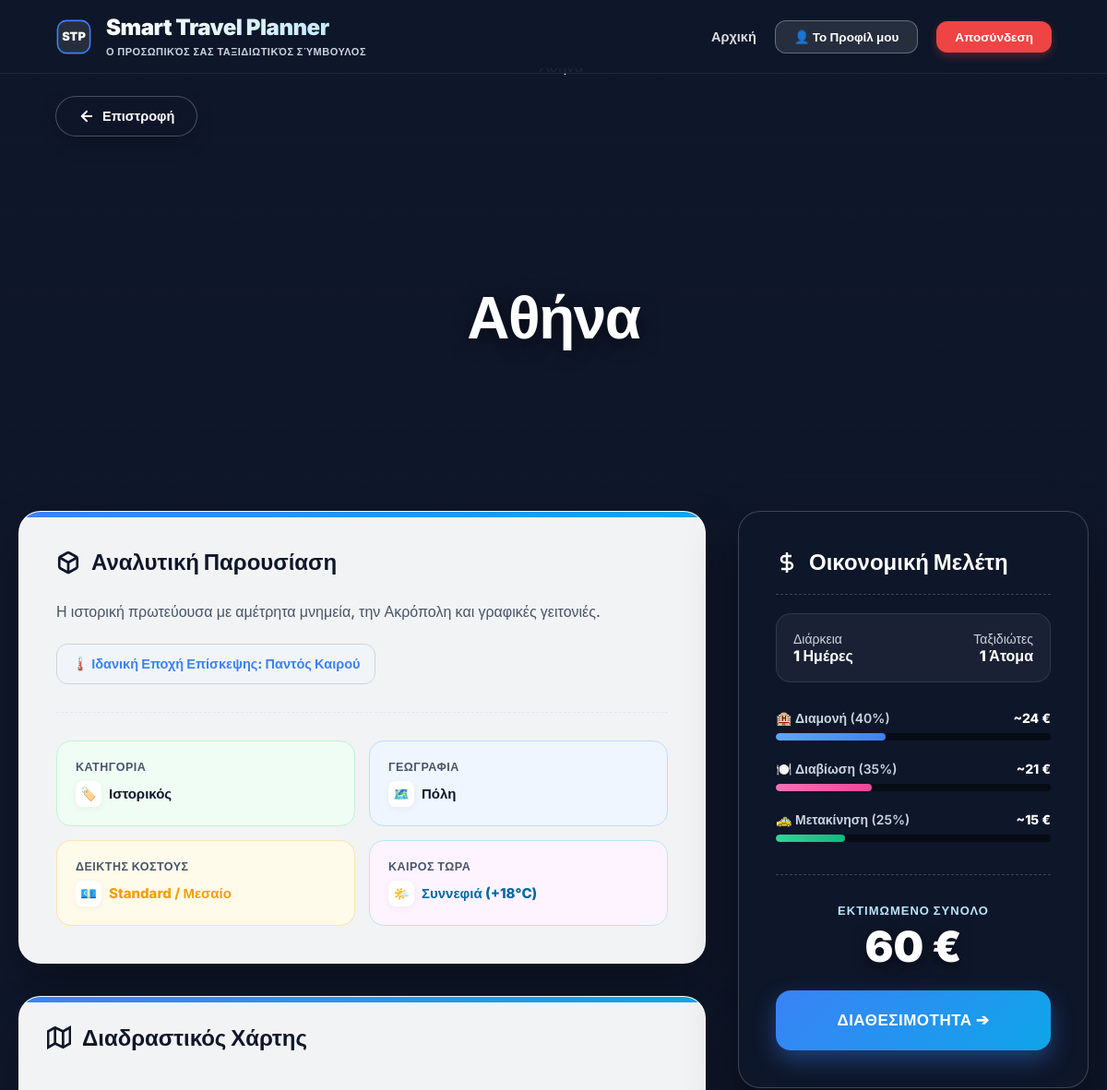
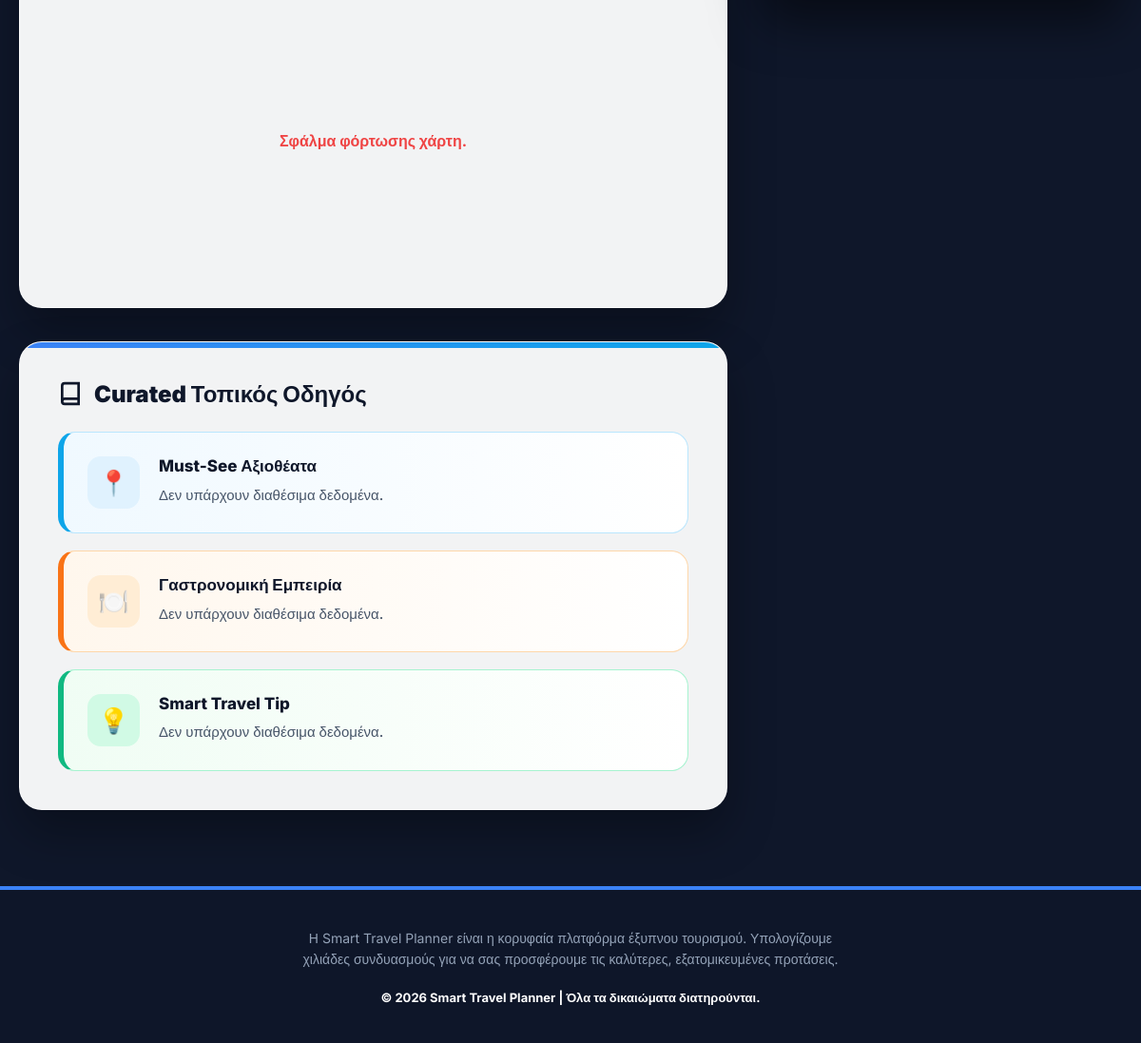
/pages/destination.php?id=1 (signed in), run on the app's committed database (2 pictures, top to bottom).
### tables this page shows
CREATE TABLE `destinations` (
  `id` int(11) NOT NULL,
  `name_gr` varchar(100) NOT NULL,
  `name_en` varchar(100) NOT NULL,
  `vacation_type` varchar(50) NOT NULL,
  `landscape` varchar(50) NOT NULL,
  `best_season_gr` varchar(50) NOT NULL,
  `best_season_en` varchar(50) NOT NULL,
  `cost_per_day` int(11) NOT NULL,
  `description_gr` text NOT NULL,
  `description_en` text NOT NULL,
  `guide_gr` text NOT NULL,
  `guide_en` text NOT NULL,
  `image_url` varchar(255) NOT NULL
);

### pages/destination.php (the view, shortened to what this page needs)
<?php
$lang = isset($_GET['lang']) ? $_GET['lang'] : 'gr';
$id = isset($_GET['id']) ? intval($_GET['id']) : 0;
$days = isset($_GET['days']) ? intval($_GET['days']) : 1;
$persons = isset($_GET['persons']) ? intval($_GET['persons']) : 1;
$budget = isset($_GET['budget']) ? floatval($_GET['budget']) : 0;
$host = 'localhost'; $db = 'smart_travel_planner'; $user = 'root'; $pass = '';
try {
    $pdo = new PDO("mysql:host=$host;dbname=$db;charset=utf8mb4", $user, $pass);
    $pdo->setAttribute(PDO::ATTR_ERRMODE, PDO::ERRMODE_EXCEPTION);
    $stmt = $pdo->prepare("SELECT * FROM destinations WHERE id = :id");
    $stmt->execute(['id' => $id]);
    $dest = $stmt->fetch(PDO::FETCH_ASSOC);
} catch(PDOException $e) { die("Σφάλμα Βάσης: " . $e->getMessage()); }
$t = [
    'gr' => [
        'home' => 'Αρχική', 'how_it_works' => 'Πώς λειτουργεί;', 'profile' => 'Το Προφίλ μου', 'logout' => 'Αποσύνδεση', 'subtitle' => 'Ο Προσωπικός σας Ταξιδιωτικός Σύμβουλος'
    ],
    'en' => [
        'home' => 'Home', 'how_it_works' => 'How it works', 'profile' => 'My Profile', 'logout' => 'Logout', 'subtitle' => 'Your Personal Travel Advisor'
    ]
][$lang];
$dest_name = ($lang == 'en') ? $dest['name_en'] : $dest['name_gr'];
$dest_desc = ($lang == 'en') ? $dest['description_en'] : $dest['description_gr'];
$best_season = ($lang == 'en') ? $dest['best_season_en'] : $dest['best_season_gr'];
$img_col = isset($dest['image_url']) ? trim($dest['image_url']) : '';
$bg_image = '';
if (!empty($img_col)) {
    if (strpos($img_col, 'http') === 0) { $bg_image = $img_col; }
    else { $bg_image = '../assets/images/' . $img_col; }
} else {
    $bg_image = '../assets/images/default.jpg';
}
$fallback_img = 'https://images.unsplash.com/photo-1499678329028-101435549a4e?auto=format&fit=crop&w=1920&q=80';
$type_map_en = ['Ιστορικός' => 'Historical', 'Ρομαντικός' => 'Romantic', 'Οικογενειακός' => 'Family', 'Διασκέδαση' => 'Nightlife', 'Φύση' => 'Nature'];
$land_map_en = ['Θάλασσα' => 'Sea', 'Βουνό' => 'Mountain', 'Πόλη' => 'City'];
$display_type = ($lang == 'en' && isset($type_map_en[$dest['vacation_type']])) ? $type_map_en[$dest['vacation_type']] : $dest['vacation_type'];
$display_land = ($lang == 'en' && isset($land_map_en[$dest['landscape']])) ? $land_map_en[$dest['landscape']] : $dest['landscape'];
$total_cost = $dest['cost_per_day'] * $days * $persons;
$accommodation = $total_cost * 0.40;
$food_fun = $total_cost * 0.35;
$transport = $total_cost * 0.25;
if ($dest['cost_per_day'] >= 85) { $cost_index = ($lang=='gr') ? 'Premium / Υψηλό' : 'Premium / High'; $index_color = '#ef4444'; $index_bg = '#fef2f2';}
elseif ($dest['cost_per_day'] >= 55) { $cost_index = ($lang=='gr') ? 'Standard / Μεσαίο' : 'Standard / Medium'; $index_color = '#f59e0b'; $index_bg = '#fffbeb';}
else { $cost_index = ($lang=='gr') ? 'Budget / Οικονομικό' : 'Budget / Low'; $index_color = '#10b981'; $index_bg = '#ecfdf5';}
$sights_text = $food_text = $tip_text = ($lang=='gr') ? 'Δεν υπάρχουν διαθέσιμα δεδομένα.' : 'No data available.';
?>
<!DOCTYPE html>
<html lang="<?php echo $lang; ?>">
<head>
    <link rel="stylesheet" href="https://unpkg.com/leaflet@1.9.4/dist/leaflet.css" />
</head>
<body>
    <header>
        <a href="../index.php?lang=<?php echo $lang; ?>" class="brand">
            <svg width="40" height="40" viewBox="0 0 50 50" fill="none">
                <text x="25" y="26" font-family="'Inter', sans-serif" font-weight="900" font-size="16" fill="#ffffff" text-anchor="middle" dominant-baseline="middle">STP</text>
            </svg>
            <div>
                <h2>Smart Travel Planner</h2>
                <span><?php echo $t['subtitle']; ?></span>
            </div>
        </a>
        <nav class="top-nav" id="nav-menu">
            <a href="../index.php?lang=<?php echo $lang; ?>" class="nav-link"><?php echo $t['home']; ?></a>
            <a href="../profile.php?lang=<?php echo $lang; ?>" class="profile-btn">👤 <?php echo $t['profile']; ?></a>
            <a href="../auth/logout.php" class="logout-btn"><?php echo $t['logout']; ?></a>
        </nav>
    </header>
    <div class="hero-section">
        <form action="../process.php?lang=<?php echo $lang; ?>" method="POST" style="margin: 0; padding: 0;">
            <button type="submit" class="floating-back-btn">
                <svg width="18" height="18" viewBox="0 0 24 24" fill="none" stroke="currentColor" stroke-width="2.5" stroke-linecap="round" stroke-linejoin="round"><line x1="19" y1="12" x2="5" y2="12"></line><polyline points="12 19 5 12 12 5"></polyline></svg>
                <?php echo ($lang=='gr')?'Επιστροφή':'Back'; ?>
            </button>
        </form>
        <img src="<?php echo htmlspecialchars($bg_image); ?>" onerror="this.src='<?php echo $fallback_img; ?>';" class="hero-img" alt="<?php echo htmlspecialchars($dest_name); ?>">
        <div class="hero-overlay"></div>
        <div class="hero-content">
            <h1><?php echo htmlspecialchars($dest_name); ?></h1>
        </div>
    </div>
    <div class="content-wrapper">
        <div class="main-col">
            <div class="panel">
                <h3 class="panel-title">
                    <?php echo ($lang=='gr')?'Αναλυτική Παρουσίαση':'Destination Overview'; ?>
                </h3>
                <div class="rich-description">
                    <p><?php echo htmlspecialchars($dest_desc); ?></p>
                    <div class="season-badge">
                        🌡️ <?php echo ($lang=='gr')?'Ιδανική Εποχή Επίσκεψης:':'Best time to visit:'; ?> <?php echo htmlspecialchars($best_season); ?>
                    </div>
                </div>
                <div class="metrics-grid">
                    <div class="metric-card m-type">
                        <div class="metric-label"><?php echo ($lang=='gr')?'Κατηγορια':'Category'; ?></div>
                        <div class="metric-value"><div class="metric-icon">🏷️</div> <?php echo htmlspecialchars($display_type); ?></div>
                    </div>
                    <div class="metric-card m-land">
                        <div class="metric-label"><?php echo ($lang=='gr')?'Γεωγραφια':'Geography'; ?></div>
                        <div class="metric-value"><div class="metric-icon">🗺️</div> <?php echo htmlspecialchars($display_land); ?></div>
                    </div>
                    <div class="metric-card m-cost">
                        <div class="metric-label"><?php echo ($lang=='gr')?'Δεικτης Κοστους':'Cost Index'; ?></div>
                        <div class="metric-value" style="color: <?php echo $index_color; ?>;"><div class="metric-icon">💶</div> <?php echo $cost_index; ?></div>
                    </div>
                    <div class="metric-card m-weather">
                        <div class="metric-label"><?php echo ($lang=='gr')?'Καιρος Τωρα':'Live Weather'; ?></div>
                        <div class="metric-value" style="color: #0369a1;"><div class="metric-icon">🌤️</div> <span id="live-weather">⏳ Φόρτωση...</span></div>
                    </div>
                </div>
            </div>
            <div class="panel" style="padding: 0; overflow: hidden; display: flex; flex-direction: column;">
                <h3 class="panel-title" style="margin: 30px 30px 15px 30px;">
                    <svg width="26" height="26" viewBox="0 0 24 24" fill="none" stroke="currentColor" stroke-width="2.5"><polygon points="1 6 1 22 8 18 16 22 23 18 23 2 16 6 8 2 1 6"></polygon><line x1="8" y1="2" x2="8" y2="18"></line><line x1="16" y1="6" x2="16" y2="22"></line></svg>
                    <?php echo ($lang=='gr')?'Διαδραστικός Χάρτης':'Interactive Map'; ?>
                </h3>
                <div id="dest-map" style="height: 350px; width: 100%; z-index: 1;"></div>
            </div>
            <div class="panel">
                <h3 class="panel-title">
                    <svg width="26" height="26" viewBox="0 0 24 24" fill="none" stroke="currentColor" stroke-width="2.5"><path d="M4 19.5A2.5 2.5 0 0 1 6.5 17H20"></path><path d="M6.5 2H20v20H6.5A2.5 2.5 0 0 1 4 19.5v-15A2.5 2.5 0 0 1 6.5 2z"></path></svg>
                    <?php echo ($lang=='gr')?'Curated Τοπικός Οδηγός':'Curated Local Guide'; ?>
                </h3>
                <div class="guide-grid">
                    <div class="guide-card card-sights">
                        <div class="guide-icon">📍</div>
                        <div class="guide-content">
                            <h4><?php echo ($lang=='gr')?'Must-See Αξιοθέατα':'Top Attractions'; ?></h4>
                            <p><?php echo $sights_text; ?></p>
                        </div>
                    </div>
                    <div class="guide-card card-food">
                        <div class="guide-icon">🍽️</div>
                        <div class="guide-content">
                            <h4><?php echo ($lang=='gr')?'Γαστρονομική Εμπειρία':'Culinary Experience'; ?></h4>
                            <p><?php echo $food_text; ?></p>
                        </div>
                    </div>
                    <div class="guide-card card-tip">
                        <div class="guide-icon">💡</div>
                        <div class="guide-content">
                            <h4><?php echo ($lang=='gr')?'Smart Travel Tip':'Smart Travel Tip'; ?></h4>
                            <p><?php echo $tip_text; ?></p>
                        </div>
                    </div>
                </div>
            </div>
        </div>
        <div class="sidebar">
            <div class="budget-card">
                <h3 class="panel-title">
                    <svg width="24" height="24" viewBox="0 0 24 24" fill="none" stroke="currentColor" stroke-width="2.5"><line x1="12" y1="1" x2="12" y2="23"></line><path d="M17 5H9.5a3.5 3.5 0 0 0 0 7h5a3.5 3.5 0 0 1 0 7H6"></path></svg>
                    <?php echo ($lang=='gr')?'Οικονομική Μελέτη':'Financial Projection'; ?>
                </h3>
                <div class="budget-params">
                    <div>Διάρκεια<br><strong><?php echo $days; ?> Ημέρες</strong></div>
                    <div style="text-align: right;">Ταξιδιώτες<br><strong><?php echo $persons; ?> Άτομα</strong></div>
                </div>
                <div class="dist-row">
                    <div class="dist-header">
                        <span>🏨 Διαμονή (40%)</span>
                        <span>~<?php echo number_format($accommodation, 0); ?> €</span>
                    </div>
                    <div class="dist-bar-bg"><div class="dist-bar-fill" style="width: 40%; background: linear-gradient(90deg, #60a5fa, #3b82f6);"></div></div>
                </div>
                <div class="dist-row">
                    <div class="dist-header">
                        <span>🍽️ Διαβίωση (35%)</span>
                        <span>~<?php echo number_format($food_fun, 0); ?> €</span>
                    </div>
                    <div class="dist-bar-bg"><div class="dist-bar-fill" style="width: 35%; background: linear-gradient(90deg, #f472b6, #ec4899);"></div></div>
                </div>
                <div class="dist-row">
                    <div class="dist-header">
                        <span>🚕 Μετακίνηση (25%)</span>
                        <span>~<?php echo number_format($transport, 0); ?> €</span>
                    </div>
                    <div class="dist-bar-bg"><div class="dist-bar-fill" style="width: 25%; background: linear-gradient(90deg, #34d399, #10b981);"></div></div>
                </div>
                <div class="total-box">
                    <span><?php echo ($lang=='gr')?'Εκτιμωμενο Συνολο':'Estimated Total'; ?></span>
                    <strong><?php echo number_format($total_cost, 0); ?> €</strong>
                </div>
                <a href="booking.php?id=<?php echo $id; ?>&days=<?php echo $days; ?>&persons=<?php echo $persons; ?>&budget=<?php echo $budget; ?>&lang=<?php echo $lang; ?>" class="btn-action">
                    <?php echo ($lang=='gr')?'Διαθεσιμοτητα':'Availability'; ?> ➔
                </a>
            </div>
        </div>
    </div>
    <footer>
        <div class="footer-desc">
            Η Smart Travel Planner είναι η κορυφαία πλατφόρμα έξυπνου τουρισμού. Υπολογίζουμε χιλιάδες συνδυασμούς για να σας προσφέρουμε τις καλύτερες, εξατομικευμένες προτάσεις.
        </div>
        <div class="footer-copy">
            © 2026 Smart Travel Planner | Όλα τα δικαιώματα διατηρούνται.
        </div>
    </footer>
</body>
</html>

### data on the page
destinations: name_gr "Αθήνα", description_gr "Η ιστορική πρωτεύουσα με αμέτρητα μνημεία, την Ακρόπολη και γραφικές γειτονιές.", best_season_gr "Παντός Καιρού", vacation_type "Ιστορικός", landscape "Πόλη", cost_per_day "24", cost_per_day "21", cost_per_day "15", cost_per_day "60"

### other printed values
$t['subtitle'] "Ο ΠΡΟΣΩΠΙΚΌΣ ΣΑΣ ΤΑΞΙΔΙΩΤΙΚΌΣ ΣΎΜΒΟΥΛΟΣ"
$t['home'] "Αρχική"
$t['profile'] "Το Προφίλ μου"
$t['logout'] "Αποσύνδεση"
$cost_index "Standard / Μεσαίο"
$sights_text "Δεν υπάρχουν διαθέσιμα δεδομένα."
$food_text "Δεν υπάρχουν διαθέσιμα δεδομένα."
$tip_text "Δεν υπάρχουν διαθέσιμα δεδομένα."
$days "1"
$persons "1"
